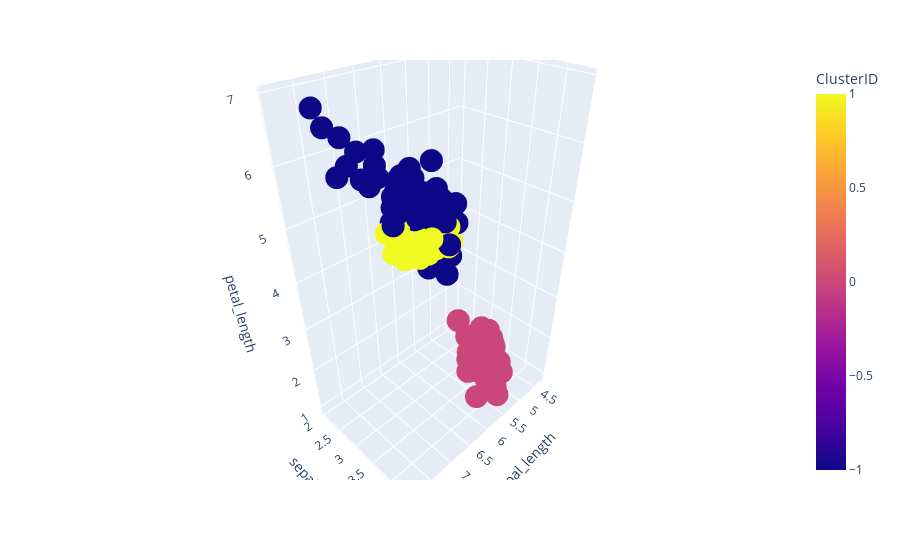
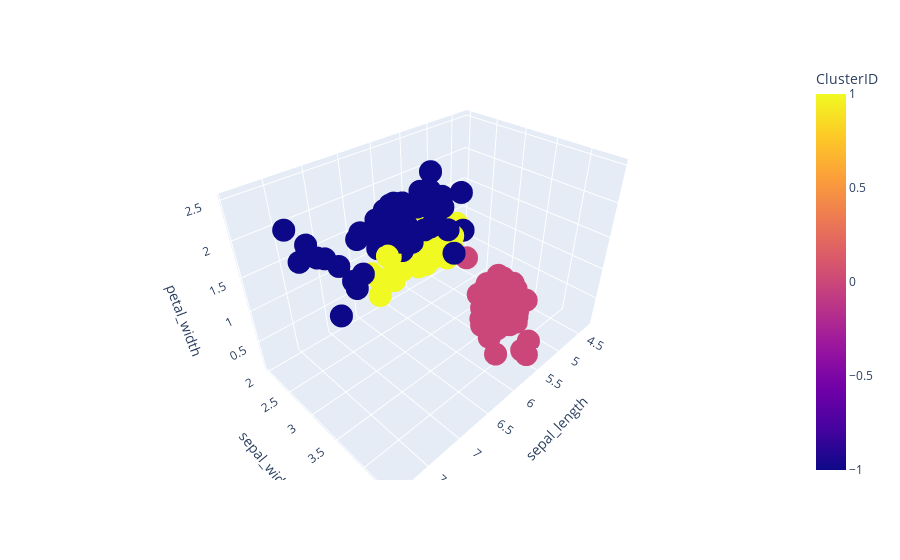
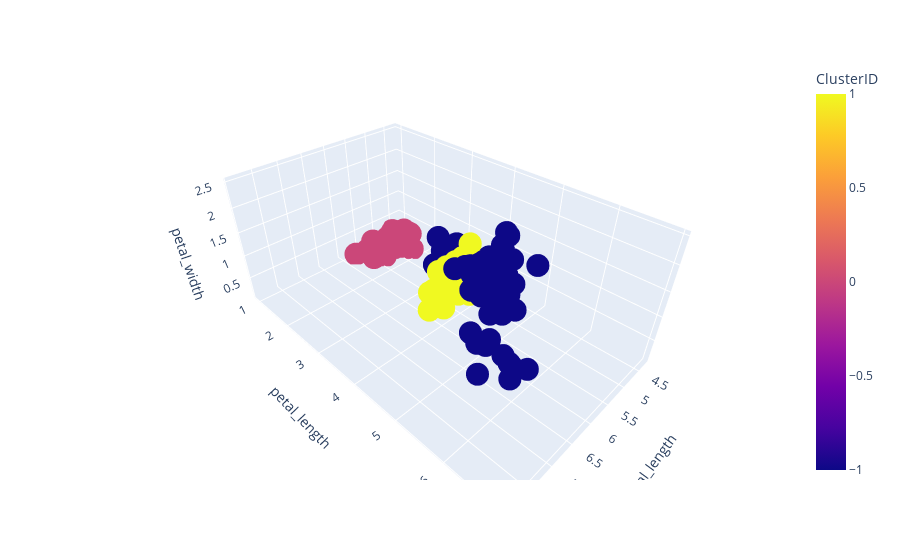
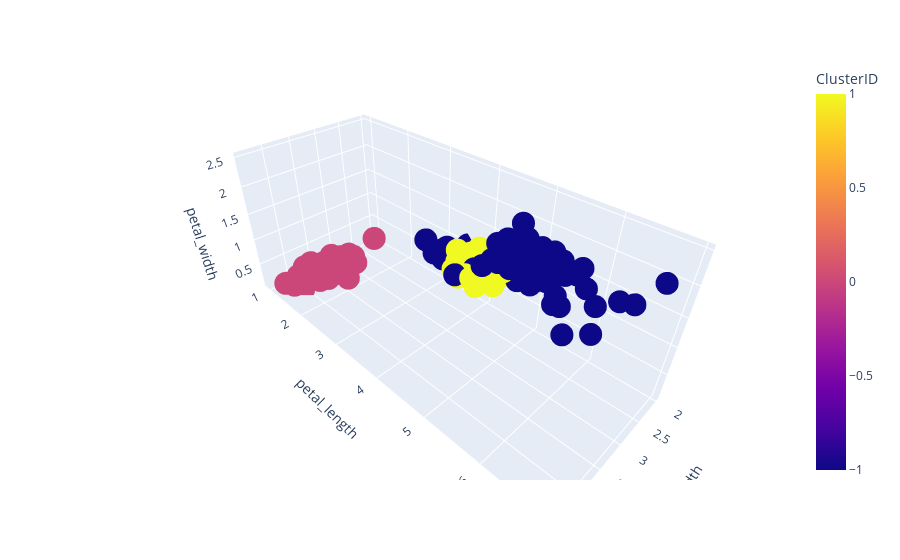

The notebook cell these images were saved under, in order:
### Code cell
Plotly3D(X.columns,ClusterDF)

### Figure 1 — Plotly figure (JSON) as saved in the notebook; plotly's stock layout.template omitted (floating-point values rounded to 4 significant figures; data arrays with more than 128 entries replaced by an {"elided": "..."} marker saying what was removed)
{"data": [{"hovertemplate": "sepal_length=%{x}<br>sepal_width=%{y}<br>petal_length=%{z}<br>ClusterID=%{marker.color}<extra></extra>", "legendgroup": "", "marker": {"color": {"elided": "150 int values"}, "coloraxis": "coloraxis", "symbol": "circle"}, "mode": "markers", "name": "", "scene": "scene", "showlegend": false, "type": "scatter3d", "x": {"elided": "150 float values"}, "y": {"elided": "150 float values"}, "z": {"elided": "150 float values"}}], "layout": {"coloraxis": {"colorbar": {"title": {"text": "ClusterID"}}, "colorscale": [[0, "#0d0887"], [0.1111, "#46039f"], [0.2222, "#7201a8"], [0.3333, "#9c179e"], [0.4444, "#bd3786"], [0.5556, "#d8576b"], [0.6667, "#ed7953"], [0.7778, "#fb9f3a"], [0.8889, "#fdca26"], [1, "#f0f921"]]}, "legend": {"tracegroupgap": 0}, "margin": {"t": 60}, "scene": {"domain": {"x": [0, 1], "y": [0, 1]}, "xaxis": {"title": {"text": "sepal_length"}}, "yaxis": {"title": {"text": "sepal_width"}}, "zaxis": {"title": {"text": "petal_length"}}}}}

### Figure 2 — Plotly figure (JSON) as saved in the notebook; plotly's stock layout.template omitted (floating-point values rounded to 4 significant figures; data arrays with more than 128 entries replaced by an {"elided": "..."} marker saying what was removed)
{"data": [{"hovertemplate": "sepal_length=%{x}<br>sepal_width=%{y}<br>petal_width=%{z}<br>ClusterID=%{marker.color}<extra></extra>", "legendgroup": "", "marker": {"color": {"elided": "150 int values"}, "coloraxis": "coloraxis", "symbol": "circle"}, "mode": "markers", "name": "", "scene": "scene", "showlegend": false, "type": "scatter3d", "x": {"elided": "150 float values"}, "y": {"elided": "150 float values"}, "z": {"elided": "150 float values"}}], "layout": {"coloraxis": {"colorbar": {"title": {"text": "ClusterID"}}, "colorscale": [[0, "#0d0887"], [0.1111, "#46039f"], [0.2222, "#7201a8"], [0.3333, "#9c179e"], [0.4444, "#bd3786"], [0.5556, "#d8576b"], [0.6667, "#ed7953"], [0.7778, "#fb9f3a"], [0.8889, "#fdca26"], [1, "#f0f921"]]}, "legend": {"tracegroupgap": 0}, "margin": {"t": 60}, "scene": {"domain": {"x": [0, 1], "y": [0, 1]}, "xaxis": {"title": {"text": "sepal_length"}}, "yaxis": {"title": {"text": "sepal_width"}}, "zaxis": {"title": {"text": "petal_width"}}}}}

### Figure 3 — Plotly figure (JSON) as saved in the notebook; plotly's stock layout.template omitted (floating-point values rounded to 4 significant figures; data arrays with more than 128 entries replaced by an {"elided": "..."} marker saying what was removed)
{"data": [{"hovertemplate": "sepal_length=%{x}<br>petal_length=%{y}<br>petal_width=%{z}<br>ClusterID=%{marker.color}<extra></extra>", "legendgroup": "", "marker": {"color": {"elided": "150 int values"}, "coloraxis": "coloraxis", "symbol": "circle"}, "mode": "markers", "name": "", "scene": "scene", "showlegend": false, "type": "scatter3d", "x": {"elided": "150 float values"}, "y": {"elided": "150 float values"}, "z": {"elided": "150 float values"}}], "layout": {"coloraxis": {"colorbar": {"title": {"text": "ClusterID"}}, "colorscale": [[0, "#0d0887"], [0.1111, "#46039f"], [0.2222, "#7201a8"], [0.3333, "#9c179e"], [0.4444, "#bd3786"], [0.5556, "#d8576b"], [0.6667, "#ed7953"], [0.7778, "#fb9f3a"], [0.8889, "#fdca26"], [1, "#f0f921"]]}, "legend": {"tracegroupgap": 0}, "margin": {"t": 60}, "scene": {"domain": {"x": [0, 1], "y": [0, 1]}, "xaxis": {"title": {"text": "sepal_length"}}, "yaxis": {"title": {"text": "petal_length"}}, "zaxis": {"title": {"text": "petal_width"}}}}}

### Figure 4 — Plotly figure (JSON) as saved in the notebook; plotly's stock layout.template omitted (floating-point values rounded to 4 significant figures; data arrays with more than 128 entries replaced by an {"elided": "..."} marker saying what was removed)
{"data": [{"hovertemplate": "sepal_width=%{x}<br>petal_length=%{y}<br>petal_width=%{z}<br>ClusterID=%{marker.color}<extra></extra>", "legendgroup": "", "marker": {"color": {"elided": "150 int values"}, "coloraxis": "coloraxis", "symbol": "circle"}, "mode": "markers", "name": "", "scene": "scene", "showlegend": false, "type": "scatter3d", "x": {"elided": "150 float values"}, "y": {"elided": "150 float values"}, "z": {"elided": "150 float values"}}], "layout": {"coloraxis": {"colorbar": {"title": {"text": "ClusterID"}}, "colorscale": [[0, "#0d0887"], [0.1111, "#46039f"], [0.2222, "#7201a8"], [0.3333, "#9c179e"], [0.4444, "#bd3786"], [0.5556, "#d8576b"], [0.6667, "#ed7953"], [0.7778, "#fb9f3a"], [0.8889, "#fdca26"], [1, "#f0f921"]]}, "legend": {"tracegroupgap": 0}, "margin": {"t": 60}, "scene": {"domain": {"x": [0, 1], "y": [0, 1]}, "xaxis": {"title": {"text": "sepal_width"}}, "yaxis": {"title": {"text": "petal_length"}}, "zaxis": {"title": {"text": "petal_width"}}}}}
